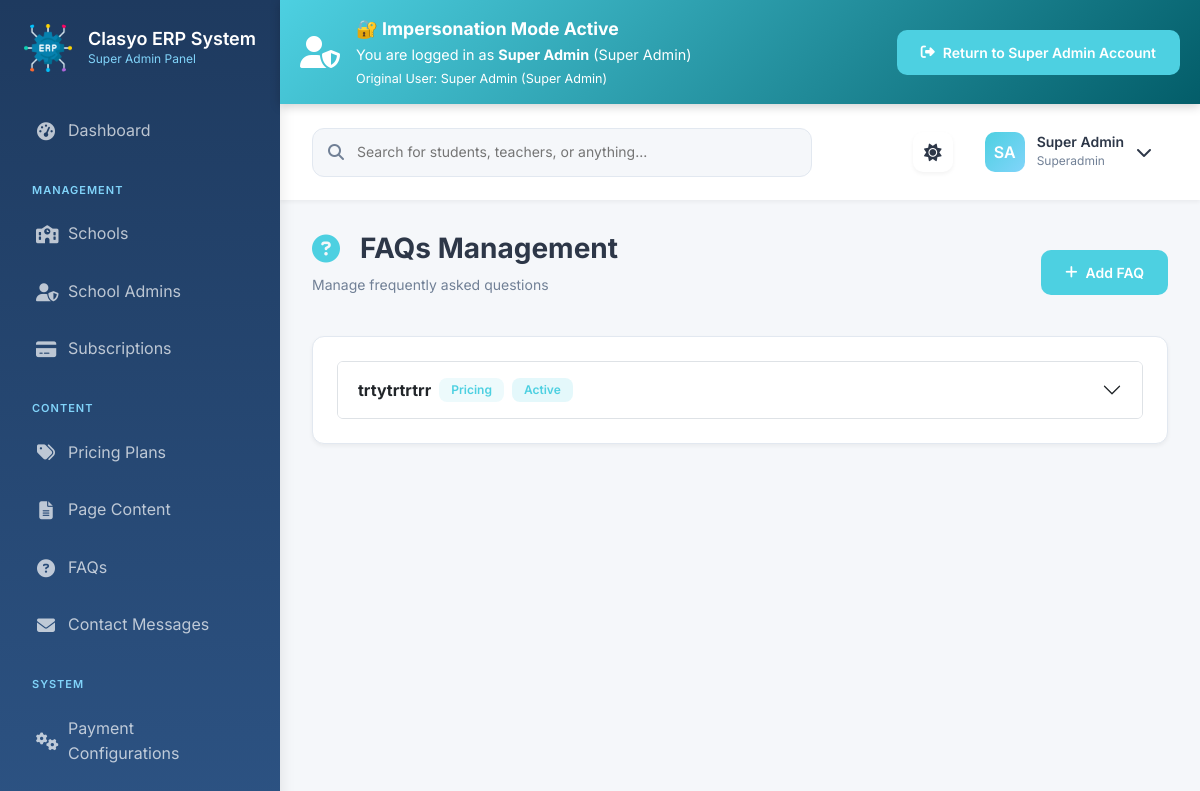
The app's page /superadmin/content/faq/ (signed in) with its own data.
### accounts/models.py (models this page shows, shortened)
class User(AbstractUser):
    ROLE_CHOICES = [
        ('superadmin', 'Super Admin'),
        ('admin', 'School Admin'),
        ('teacher', 'Teacher'),
        ('accountant', 'Accountant'),
        ('librarian', 'Librarian'),
        ('receptionist', 'Receptionist'),
        ('parent', 'Parent'),
        ('student', 'Student'),
    ]
    GENDER_CHOICES = [
        ('male', 'Male'),
        ('female', 'Female'),
        ('other', 'Other'),
    ]
    username = None
    email = models.EmailField(_('Email Address'), unique=True)
    role = models.CharField(_('Role'), max_length=20, choices=ROLE_CHOICES)
    first_name = models.CharField(_('First Name'), max_length=150)
    last_name = models.CharField(_('Last Name'), max_length=150)
    phone = PhoneNumberField(_('Phone Number'), blank=True, null=True)
    mobile = PhoneNumberField(_('Mobile Number'), blank=True, null=True)
    avatar = models.ImageField(_('Avatar'), upload_to='avatars/', blank=True, null=True)
    gender = models.CharField(_('Gender'), max_length=10, choices=GENDER_CHOICES, blank=True)
    date_of_birth = models.DateField(_('Date of Birth'), blank=True, null=True)
    blood_group = models.CharField(_('Blood Group'), max_length=10, blank=True)
    address = models.TextField(_('Address'), blank=True)
    city = models.CharField(_('City'), max_length=100, blank=True)
    state = models.CharField(_('State'), max_length=100, blank=True)
    country = CountryField(_('Country'), blank=True)
    postal_code = models.CharField(_('Postal Code'), max_length=20, blank=True)
    emergency_contact_name = models.CharField(_('Emergency Contact Name'), max_length=150, blank=True)
    emergency_contact_phone = PhoneNumberField(_('Emergency Contact Phone'), blank=True, null=True)
    emergency_contact_relation = models.CharField(_('Emergency Contact Relation'), max_length=50, blank=True)
    employee_id = models.CharField(_('Employee ID'), max_length=50, blank=True, unique=True, null=True)
    department = models.ForeignKey('human_resource.Department', on_delete=models.SET_NULL,
                                  null=True, blank=True, related_name='employees')
    designation = models.ForeignKey('human_resource.Designation', on_delete=models.SET_NULL,
                                   null=True, blank=True, related_name='employees')
    join_date = models.DateField(_('Join Date'), blank=True, null=True)
    is_active = models.BooleanField(_('Active'), default=True)
    is_verified = models.BooleanField(_('Verified'), default=False)
    last_login_ip = models.GenericIPAddressField(_('Last Login IP'), blank=True, null=True)
    created_at = models.DateTimeField(_('Created At'), auto_now_add=True)
    updated_at = models.DateTimeField(_('Updated At'), auto_now=True)
    objects = UserManager()
    USERNAME_FIELD = 'email'
    REQUIRED_FIELDS = ['first_name', 'last_name', 'role']
    class Meta:
        verbose_name = _('User')
        verbose_name_plural = _('Users')
        ordering = ['-created_at']
    def get_full_name(self):
        return f"{self.first_name} {self.last_name}".strip()

### frontend/models.py (models this page shows, shortened)
class FAQ(models.Model):
    question = models.CharField(max_length=255)
    answer = models.TextField()
    category = models.CharField(max_length=100, default='General')
    order = models.IntegerField(default=0)
    is_active = models.BooleanField(default=True)
    created_at = models.DateTimeField(auto_now_add=True)
    updated_at = models.DateTimeField(auto_now=True)
    class Meta:
        ordering = ['order', 'category', 'question']
        verbose_name = 'FAQ'
        verbose_name_plural = 'FAQs'

### superadmin/views.py (the view, shortened to what this page needs)
# urls.py: path('content/faq/', views.FAQManagementView.as_view(), name='faq_management'),
class FAQManagementView(SuperAdminRequiredMixin, View):
    template_name = 'superadmin/faq_management.html'
    def get(self, request):
        category_filter = request.GET.get('category', '')
        faqs = FAQ.objects.all()
        if category_filter:
            faqs = faqs.filter(category=category_filter)
        faqs = faqs.order_by('category', 'order')
        form = FAQForm()
        edit_id = request.GET.get('edit')
        edit_faq = None
        if edit_id:
            edit_faq = get_object_or_404(FAQ, id=edit_id)
            form = FAQForm(instance=edit_faq)
        categories = FAQ.objects.values_list('category', flat=True).distinct()
        return render(request, self.template_name, {
            'faqs': faqs,
            'form': form,
            'edit_faq': edit_faq,
            'categories': categories,
            'category_filter': category_filter
        })

### superadmin/views.py
class FAQForm(forms.ModelForm):
    class Meta:
        model = FAQ
        fields = '__all__'
        widgets = {
            'question': forms.TextInput(attrs={'class': 'form-control'}),
            'answer': forms.Textarea(attrs={'class': 'form-control', 'rows': 5}),
            'category': forms.TextInput(attrs={'class': 'form-control'}),
            'order': forms.NumberInput(attrs={'class': 'form-control'}),
            'is_active': forms.CheckboxInput(attrs={'class': 'form-check-input'}),
        }

### core/context_processors.py (called while the page is built, shortened)
def school_context(request):
    context = {}
    if hasattr(request, 'resolver_match') and request.resolver_match:
        school_slug = request.resolver_match.kwargs.get('school_slug')
    return context

### superadmin/context_processors.py (called while the page is built)
def impersonation_context(request):
    context = {
        'is_impersonating': getattr(request, 'is_impersonating', False),
        'original_user': getattr(request, 'original_user', None),
    }
    return context

### superadmin/views.py (called while the page is built)
    def test_func(self):
        return self.request.user.is_authenticated and self.request.user.role == 'superadmin'  # Fixed: was 'super_admin'

### templates/superadmin/faq_management.html (shortened to what this page needs)
{% extends 'dashboards/base.html' %}
{% load static %}
{% block page_title %}FAQs Management{% endblock %}
{% block page_icon %}question-circle{% endblock %}
{% block page_subtitle %}Manage frequently asked questions{% endblock %}
{% block page_actions %}
<button type="button" class="btn btn-primary" data-bs-toggle="modal" data-bs-target="#addFaqModal">
    <i class="fas fa-plus"></i> Add FAQ
</button>
{% endblock %}
{% block content %}
            <div class="modern-card">
                {% if faqs %}
                <div class="accordion" id="faqAccordion">
                    {% for faq in faqs %}
                    <div class="accordion-item">
                        <h2 class="accordion-header">
                            <button class="accordion-button collapsed" type="button" data-bs-toggle="collapse" data-bs-target="#faq{{ faq.id }}">
                                <strong>{{ faq.question }}</strong>
                                <span class="badge bg-info ms-2">{{ faq.category }}</span>
                                {% if faq.is_active %}
                                    <span class="badge bg-success ms-2">Active</span>
                                {% else %}
                                    <span class="badge bg-secondary ms-2">Inactive</span>
                                {% endif %}
                            </button>
                        </h2>
                    </div>
                    {% endfor %}
                </div>
                {% endif %}
            </div>
{% endblock %}

### templates/includes/impersonation_banner.html
{% if is_impersonating %}
<div class="alert alert-warning alert-dismissible fade show m-0 rounded-0 border-0"
     style="background: linear-gradient(135deg,  #4DD0E1 0%,  #035d69 100%); color: white; padding: 15px 20px; position: sticky; top: 0; z-index: 1050; box-shadow: 0 2px 10px rgba(0,0,0,0.2);">
    <div class="d-flex align-items-center justify-content-between">
        <div class="d-flex align-items-center">
            <i class="fas fa-user-shield fa-2x me-3"></i>
            <div>
                <strong style="font-size: 1.1rem;">🔐 Impersonation Mode Active</strong>
                <p class="mb-0" style="font-size: 0.9rem;">
                    You are logged in as <strong>{{ user.get_full_name }}</strong> ({{ user.get_role_display }})
                    {% if original_user %}
                        <br><small>Original User: {{ original_user.get_full_name }} ({{ original_user.get_role_display }})</small>
                    {% endif %}
                </p>
            </div>
        </div>
        <a href="{% url 'superadmin:stop_impersonation' %}"
           class="btn btn-primary">
            <i class="fas fa-sign-out-alt me"></i>
            Return to {{ original_user.get_full_name|default:"Admin" }} Account
        </a>
    </div>
</div>
{% endif %}

### templates/includes/header.html (shortened to what this page needs)
{% load static %}
<nav class="top-navbar">
    <form action="{% if user.role == 'superadmin' or user.role == 'super_admin' %}#{% else %}/school/{{ school_slug }}/search/{% endif %}" method="get" class="search-bar">
        <input type="text" name="q" placeholder="Search for students, teachers, or anything..." id="globalSearch">
    </form>
    <div class="navbar-actions">
        <button id="theme-toggle" class="nav-icon-btn" title="Toggle Theme">
            <i class="fas fa-moon"></i>
        </button>
        <div class="dropdown">
            <div class="user-profile-nav" data-bs-toggle="dropdown" style="cursor: pointer;">
                <div class="user-avatar">{{ user.first_name.0|default:"U" }}{{ user.last_name.0|default:"" }}</div>
                <div class="user-info">
                    <h4>{{ user.get_full_name|default:user.email }}</h4>
                    <p>{{ user.role|title }}</p>
                </div>
                <i class="fas fa-chevron-down"></i>
            </div>
        </div>
    </div>
</nav>

### static/css/modern-dashboard.css (style rules this page uses)
:root { --primary-navy: #1E3A5F; --secondary-navy: #2C5282; --accent-cyan: #4DD0E1; --accent-light-blue: #81D4FA; --accent-yellow: #FFD54F; --accent-pink: #F06292; --accent-green: #4CAF50; --bg-light: #F5F7FA; --bg-white: #FFFFFF; --card-bg: #FFFFFF; --text-primary: #2D3748; --text-secondary: #4A5568; --text-muted: #718096; --border-light: #E2E8F0; --shadow-sm: 0 2px 4px rgba(0,0,0,0.05); --shadow-md: 0 4px 6px rgba(0,0,0,0.07); --shadow-lg: 0 10px 15px rgba(0,0,0,0.1); --shadow-xl: 0 20px 25px rgba(0,0,0,0.15); }
* { margin: 0; padding: 0; box-sizing: border-box; }
body { font-family: 'Inter', 'Segoe UI', system-ui, -apple-system, sans-serif; background: var(--bg-light); color: var(--text-primary); line-height: 1.6; transition: background-color 0.3s ease, color 0.3s ease; }
.top-navbar { background: var(--bg-white); padding: 20px 32px; box-shadow: var(--shadow-sm); display: flex; justify-content: space-between; align-items: center; position: sticky; top: 0; z-index: 100; }
.search-bar { flex: 1; max-width: 500px; position: relative; display: flex; align-items: center; }
.search-bar input { width: 100%; padding: 12px 16px 12px 44px; border: 1px solid var(--border-light); border-radius: 12px; font-size: 14px; transition: all 0.3s ease; background: var(--bg-light); }
.navbar-actions { display: flex; align-items: center; gap: 16px; }
#theme-toggle { width: 40px; height: 40px; border-radius: 10px; border: none; background: var(--bg-white); color: var(--text-primary); display: flex; align-items: center; justify-content: center; cursor: pointer; transition: all 0.3s ease; box-shadow: var(--shadow-sm); }
#theme-toggle i { font-size: 1.1rem; transition: transform 0.3s ease; }
.nav-icon-btn { width: 40px; height: 40px; border-radius: 10px; border: none; background: var(--bg-light); color: var(--text-dark); display: flex; align-items: center; justify-content: center; cursor: pointer; transition: all 0.3s ease; position: relative; text-decoration: none; }
.user-profile-nav { display: flex; align-items: center; gap: 12px; padding: 8px 16px; border-radius: 12px; cursor: pointer; transition: all 0.3s ease; }
.user-avatar { width: 40px; height: 40px; border-radius: 10px; background: linear-gradient(135deg, var(--accent-cyan), var(--accent-light-blue)); display: flex; align-items: center; justify-content: center; color: white; font-weight: 600; font-size: 16px; }
.user-info h4 { font-size: 14px; font-weight: 600; margin: 0; color: var(--text-dark); }
.user-info p { font-size: 12px; color: var(--text-muted); margin: 0; }
.modern-card { background: var(--card-bg); border: 1px solid var(--border-light); border-radius: 12px; box-shadow: var(--shadow-sm); padding: 24px; margin-bottom: 24px; transition: transform 0.2s, box-shadow 0.2s, background-color 0.3s ease, border-color 0.3s ease; overflow: hidden; color: var(--text-primary); }
.btn-modern, .btn-primary-modern, .btn-success-modern, .btn-warning-modern, .btn-danger-modern, .btn-secondary-modern, .btn.btn-primary, .btn.btn-success, .btn.btn-danger, .btn.btn-warning, .btn.btn-secondary { padding: 12px 24px; border-radius: 10px; border: none; font-weight: 600; font-size: 14px; cursor: pointer; transition: all 0.3s ease; display: inline-flex; align-items: center; gap: 8px; }
.btn-primary-modern, .btn.btn-primary { background: var(--accent-cyan) !important; color: white !important; border-color: var(--accent-cyan) !important; }
.badge-modern, .badge { padding: 6px 12px; border-radius: 8px; font-size: 12px; font-weight: 600; display: inline-block; }
.badge-success-modern, .badge-success, .bg-success { background: rgba(77, 208, 225, 0.15) !important; color: var(--accent-cyan) !important; }
.badge-info-modern, .badge-info, .bg-info { background: rgba(77, 208, 225, 0.1) !important; color: var(--accent-cyan) !important; }
.modern-card, .card { overflow: hidden; }

### records on screen
User: get_full_name "Super Admin", role "Super Admin", first_name.0 "S", last_name.0 "A", role "Superadmin"
FAQ: question "trtytrtrtrr", category "Pricing", is_active "Active"
